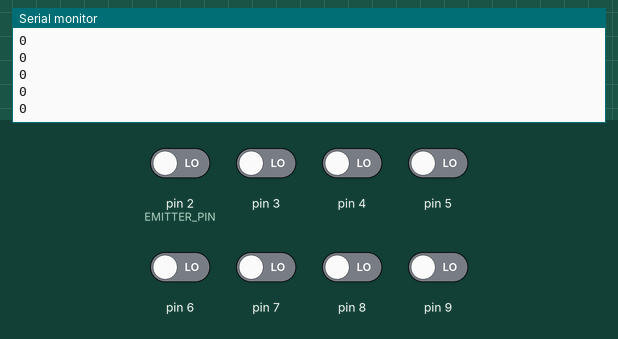
A sketch run on a simulated Arduino Uno, built with avr-gcc and run on an emulated ATmega328P. Parts: the last lines printed to the serial monitor. The inputs (shaded band) are chosen by the test bench; at power-on: pin 2 (EMITTER_PIN), pin 3–9 LOW.

Above: at 12.7 s.
12.8 s: pin 3 driven HIGH
At 13.7 s:
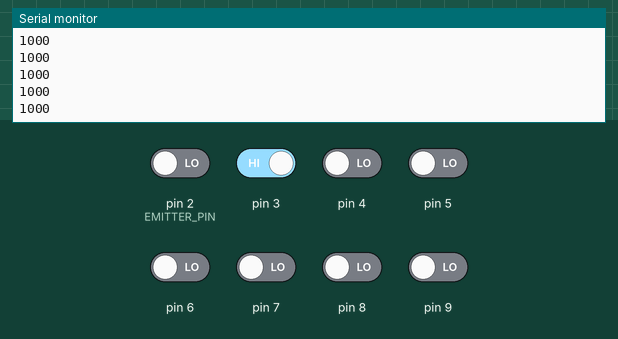
14.3 s: pin 2 (EMITTER_PIN) driven HIGH
At 15.1 s:
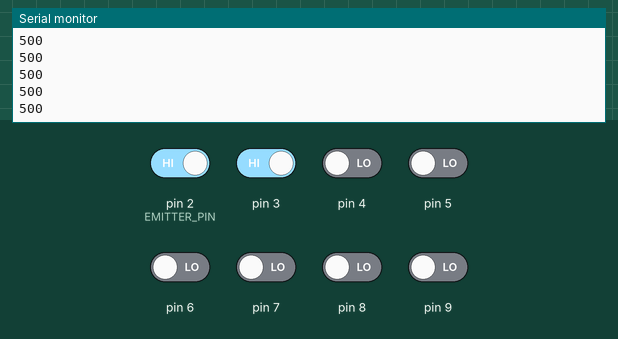
15.8 s: pin 4 driven HIGH
17.3 s: pin 5 driven HIGH
At 18.0 s:
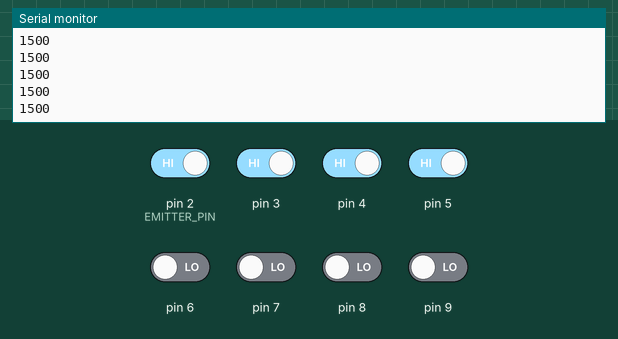
18.8 s: pin 6 driven HIGH
At 19.8 s:
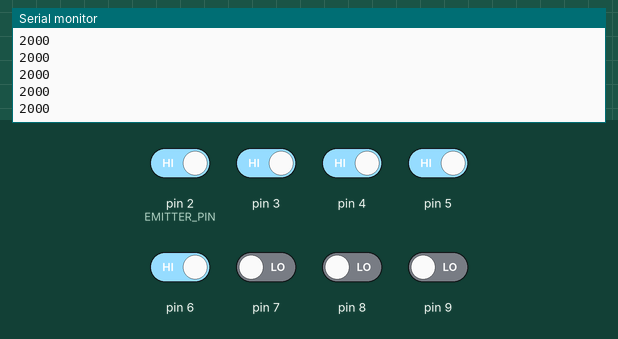
20.3 s: pin 7 driven HIGH
At 20.9 s:
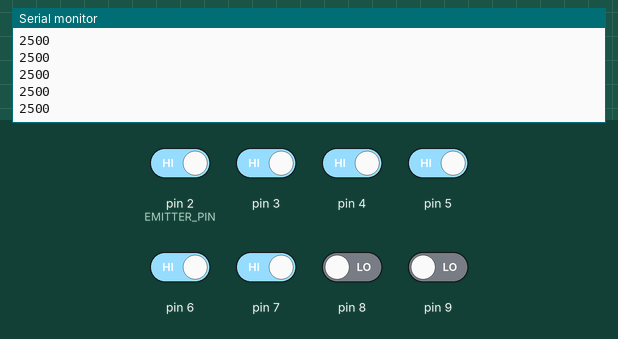
Timing chart, 0 to 22.8 s (numbered marks = the images above; inputs shaded):
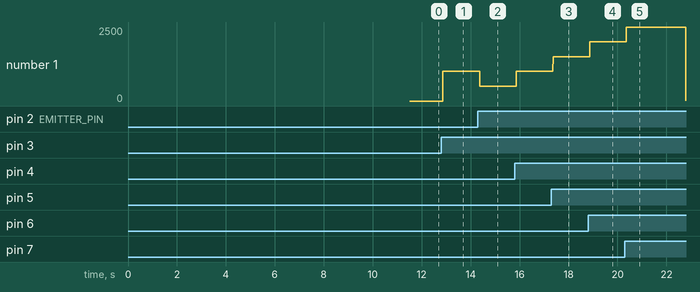

Measured:
- after the input at 12.8 s, the serial monitor: prints a new line after 0.07 s (image 1)
- after the input at 14.3 s, the serial monitor: prints a new line after 0.07 s (image 2)
- after the input at 17.3 s, the serial monitor: prints a new line after 0.07 s (image 3)
- after the input at 18.8 s, the serial monitor: prints a new line after 0.07 s (image 4)
- after the input at 20.3 s, the serial monitor: prints a new line after 0.07 s (image 5)
- plotted number 1: 0 → 1000 after the input at 12.8 s, 1000 → 500 after the input at 14.3 s, 1000 → 1500 after the input at 17.3 s, 1500 → 2000 after the input at 18.8 s

The sketch:

line_test.ino
```cpp
#include <QTRSensors.h>

#define NUM_SENSORS   8     // number of sensors used
#define TIMEOUT       2500  // waits for 2500 microseconds for sensor outputs to go low
#define EMITTER_PIN   2     // emitter is controlled by digital pin 2

// sensors 0 through 7 are connected to digital pins 3 through 10, respectively
QTRSensorsRC qtrrc((unsigned char[]) {2, 3, 4, 5, 6, 7, 8, 9},
  NUM_SENSORS, TIMEOUT, EMITTER_PIN);
unsigned int sensorValues[NUM_SENSORS];

void calibrate(){
delay(500);
  for (int i = 0; i < 400; i++)  // make the calibration take about 10 seconds
  {
    qtrrc.calibrate();       // reads all sensors 10 times at 2500 us per read (i.e. ~25 ms per call)
  }

  // print the calibration minimum values measured when emitters were on
  Serial.begin(9600);
  for (int i = 0; i < NUM_SENSORS; i++)
  {
    Serial.print(qtrrc.calibratedMinimumOn[i]);
    Serial.print(' ');
  }
  Serial.println();

  // print the calibration maximum values measured when emitters were on
  for (int i = 0; i < NUM_SENSORS; i++)
  {
    Serial.print(qtrrc.calibratedMaximumOn[i]);
    Serial.print(' ');
  }
  Serial.println();
  Serial.println();
  delay(1000);

}


void setup(){
	calibrate();
}

void loop(){
	unsigned int position = qtrrc.readLine(sensorValues);
	Serial.println(position);
}
```
